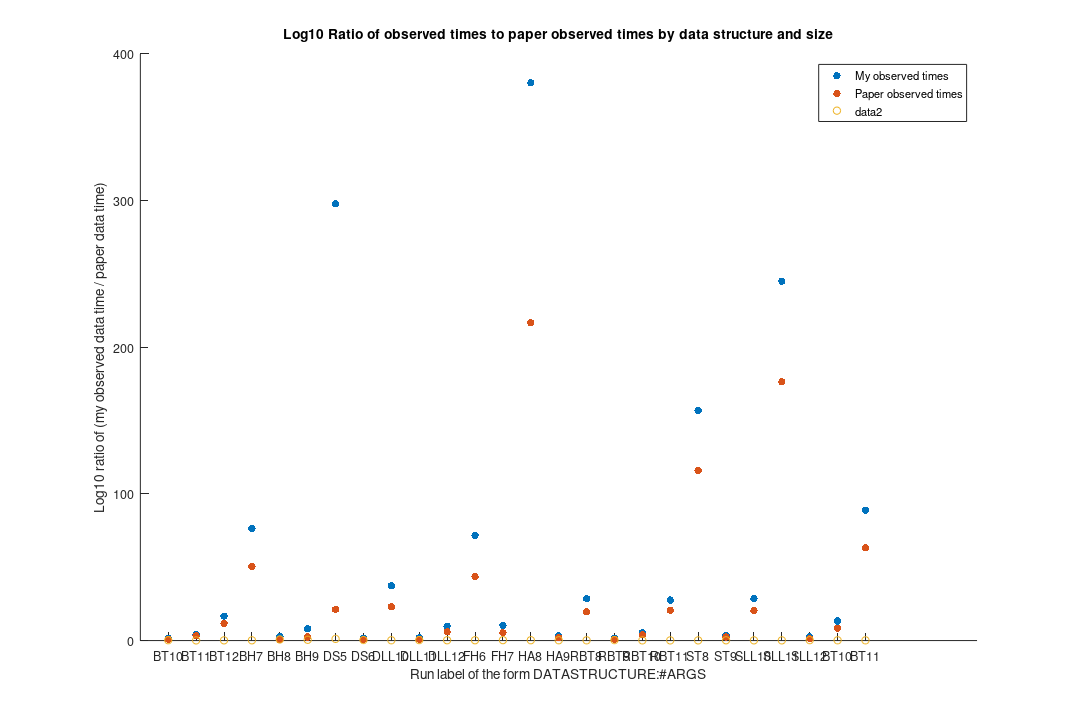

This chart was generated by the following MATLAB code:
myobserved = [1.572 4.198 16.679 76.453 2.782 8.033 297.752 1.6 37.41 1.857 9.81 71.784 10.393 380.292 3.146 28.615 1.589 5.277 27.626 156.787 3.713 28.592 245.118 2.491 13.3 88.94];
paperobserved = [0.9 3.2 11.8 50.5 0.5 2.4 21.2 0.7 23.0 0.9 5.9 43.5 5.3 216.7 1.9 19.6 0.8 3.9 20.7 116.1 2.4 20.4 176.4 1.3 8.5 63.2];
categories = {'BT10','BT11', 'BT12', 'BH7', 'BH8', 'BH9', 'DS5', 'DS6', 'DLL10', 'DLL11', 'DLL12', 'FH6', 'FH7','HA8', 'HA9','RBT8', 'RBT9', 'RBT10', 'RBT11', 'ST8', 'ST9','SLL10', 'SLL11', 'SLL12'};

figure

%bar(myobserved)

scatter(1:26, myobserved, 'filled');
set(gca, 'XTick', 1:26, 'XTickLabel', categories);
set(gca, 'XTickLabelRotation', 90)
set(gcf, 'PaperOrientation', 'landscape');
ylabel("Time (sec)");
xlabel("Run label of the form DATASTRUCTURE:#ARGS");
title("Time in seconds per data structure and size");
legend('My observed times');

hold on
scatter(1:26, paperobserved, 'filled');
legend('My observed times', 'Paper observed times');

set(gcf,'Position',[50 50 1200 800]);
set(gcf,'PaperPositionMode','auto');

%print(gcf, '-dpdf', 'test.pdf');

close all

%%

logratio = log10(myobserved ./ paperobserved);
scatter(1:26, logratio)
set(gca, 'XTick', 1:26, 'XTickLabel', categories)
ylabel("Log10 ratio of (my observed data time / paper data time)");
xlabel("Run label of the form DATASTRUCTURE:#ARGS");
title("Log10 Ratio of observed times to paper observed times by data structure and size");
